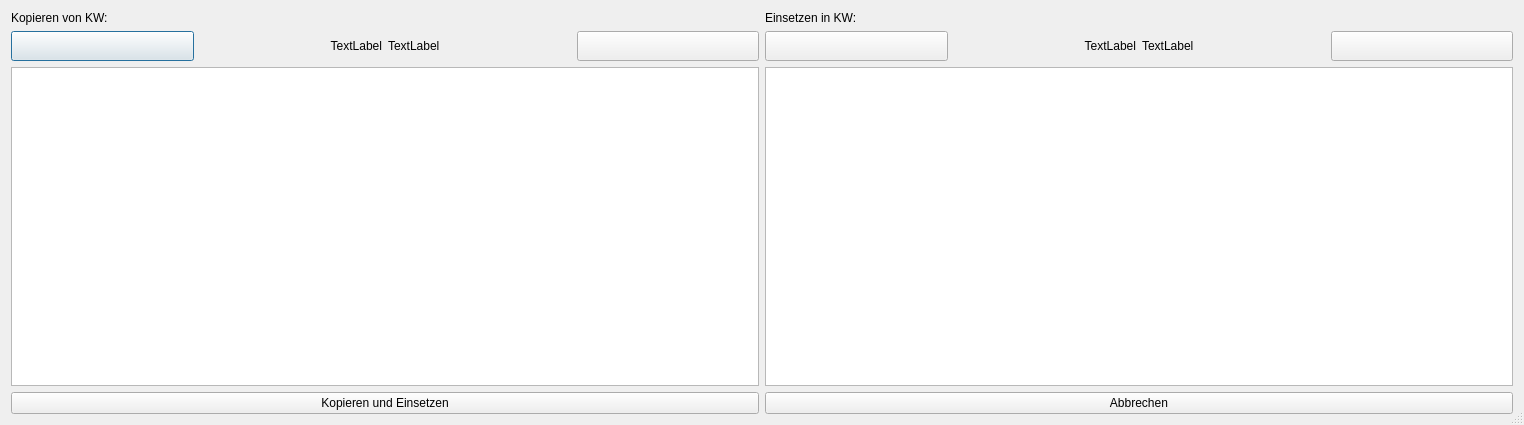
<?xml version="1.0" encoding="UTF-8"?>
<ui version="4.0">
 <class>Dialog</class>
 <widget class="QDialog" name="Dialog">
  <property name="geometry">
   <rect>
    <x>0</x>
    <y>0</y>
    <width>1524</width>
    <height>425</height>
   </rect>
  </property>
  <property name="windowTitle">
   <string>Dialog</string>
  </property>
  <property name="sizeGripEnabled">
   <bool>true</bool>
  </property>
  <layout class="QGridLayout" name="gridLayout">
   <item row="0" column="0">
    <layout class="QVBoxLayout" name="verticalLayout_3">
     <item>
      <layout class="QHBoxLayout" name="horizontalLayout_3">
       <item>
        <layout class="QVBoxLayout" name="verticalLayout_2">
         <item>
          <widget class="QLabel" name="label">
           <property name="styleSheet">
            <string notr="true">font: 10pt &quot;MS Shell Dlg 2&quot;;</string>
           </property>
           <property name="text">
            <string>Kopieren von KW:</string>
           </property>
          </widget>
         </item>
         <item>
          <layout class="QHBoxLayout" name="horizontalLayout_2">
           <item>
            <widget class="QPushButton" name="pushButton_vor">
             <property name="minimumSize">
              <size>
               <width>0</width>
               <height>30</height>
              </size>
             </property>
             <property name="styleSheet">
              <string notr="true">font: 26pt &quot;MS Shell Dlg 2&quot;;</string>
             </property>
             <property name="text">
              <string/>
             </property>
             <property name="icon">
              <iconset>
               <normaloff>../../_Symbole/UsedSymbols/keyboard-left-arrow-button_icon-icons.com_72692.ico</normaloff>../../_Symbole/UsedSymbols/keyboard-left-arrow-button_icon-icons.com_72692.ico</iconset>
             </property>
            </widget>
           </item>
           <item>
            <widget class="QLabel" name="label_jahr">
             <property name="styleSheet">
              <string notr="true">font: 26pt &quot;MS Shell Dlg 2&quot;;</string>
             </property>
             <property name="text">
              <string>TextLabel</string>
             </property>
             <property name="alignment">
              <set>Qt::AlignRight|Qt::AlignTrailing|Qt::AlignVCenter</set>
             </property>
            </widget>
           </item>
           <item>
            <widget class="QLabel" name="te_KW">
             <property name="styleSheet">
              <string notr="true">font: 26pt &quot;MS Shell Dlg 2&quot;;</string>
             </property>
             <property name="text">
              <string>TextLabel</string>
             </property>
            </widget>
           </item>
           <item>
            <widget class="QPushButton" name="pushButton_weiter">
             <property name="minimumSize">
              <size>
               <width>0</width>
               <height>30</height>
              </size>
             </property>
             <property name="styleSheet">
              <string notr="true">font: 26pt &quot;MS Shell Dlg 2&quot;;</string>
             </property>
             <property name="text">
              <string/>
             </property>
             <property name="icon">
              <iconset>
               <normaloff>../../_Symbole/UsedSymbols/keyboard-right-arrow-button-1_icon-icons.com_72690.ico</normaloff>../../_Symbole/UsedSymbols/keyboard-right-arrow-button-1_icon-icons.com_72690.ico</iconset>
             </property>
            </widget>
           </item>
          </layout>
         </item>
        </layout>
       </item>
       <item>
        <layout class="QVBoxLayout" name="verticalLayout">
         <item>
          <widget class="QLabel" name="label_4">
           <property name="styleSheet">
            <string notr="true">font: 10pt &quot;MS Shell Dlg 2&quot;;</string>
           </property>
           <property name="text">
            <string>Einsetzen in KW:</string>
           </property>
          </widget>
         </item>
         <item>
          <layout class="QHBoxLayout" name="horizontalLayout">
           <item>
            <widget class="QPushButton" name="pushButton_vor_E">
             <property name="minimumSize">
              <size>
               <width>0</width>
               <height>30</height>
              </size>
             </property>
             <property name="styleSheet">
              <string notr="true">font: 26pt &quot;MS Shell Dlg 2&quot;;</string>
             </property>
             <property name="text">
              <string/>
             </property>
             <property name="icon">
              <iconset>
               <normaloff>../../_Symbole/UsedSymbols/keyboard-left-arrow-button_icon-icons.com_72692.ico</normaloff>../../_Symbole/UsedSymbols/keyboard-left-arrow-button_icon-icons.com_72692.ico</iconset>
             </property>
            </widget>
           </item>
           <item>
            <widget class="QLabel" name="label_jahr_E">
             <property name="styleSheet">
              <string notr="true">font: 26pt &quot;MS Shell Dlg 2&quot;;</string>
             </property>
             <property name="text">
              <string>TextLabel</string>
             </property>
             <property name="alignment">
              <set>Qt::AlignRight|Qt::AlignTrailing|Qt::AlignVCenter</set>
             </property>
            </widget>
           </item>
           <item>
            <widget class="QLabel" name="te_KW_E">
             <property name="styleSheet">
              <string notr="true">font: 26pt &quot;MS Shell Dlg 2&quot;;</string>
             </property>
             <property name="text">
              <string>TextLabel</string>
             </property>
            </widget>
           </item>
           <item>
            <widget class="QPushButton" name="pushButton_weiter_E">
             <property name="minimumSize">
              <size>
               <width>0</width>
               <height>30</height>
              </size>
             </property>
             <property name="styleSheet">
              <string notr="true">font: 26pt &quot;MS Shell Dlg 2&quot;;</string>
             </property>
             <property name="text">
              <string/>
             </property>
             <property name="icon">
              <iconset>
               <normaloff>../../_Symbole/UsedSymbols/keyboard-right-arrow-button-1_icon-icons.com_72690.ico</normaloff>../../_Symbole/UsedSymbols/keyboard-right-arrow-button-1_icon-icons.com_72690.ico</iconset>
             </property>
            </widget>
           </item>
          </layout>
         </item>
        </layout>
       </item>
      </layout>
     </item>
     <item>
      <layout class="QHBoxLayout" name="horizontalLayout_4">
       <item>
        <widget class="QTableWidget" name="tableWidget_copy"/>
       </item>
       <item>
        <widget class="QTableWidget" name="tableWidget_E"/>
       </item>
      </layout>
     </item>
     <item>
      <layout class="QHBoxLayout" name="horizontalLayout_5">
       <item>
        <widget class="QPushButton" name="pushButton_copy">
         <property name="styleSheet">
          <string notr="true">font: 10pt &quot;MS Shell Dlg 2&quot;;</string>
         </property>
         <property name="text">
          <string>Kopieren und Einsetzen</string>
         </property>
         <property name="icon">
          <iconset>
           <normaloff>../../_Symbole/UsedSymbols/copyblackinterfacesymboloftwopapersheets_79854.ico</normaloff>../../_Symbole/UsedSymbols/copyblackinterfacesymboloftwopapersheets_79854.ico</iconset>
         </property>
        </widget>
       </item>
       <item>
        <widget class="QPushButton" name="pushButton_abbrechen">
         <property name="styleSheet">
          <string notr="true">font: 10pt &quot;MS Shell Dlg 2&quot;;</string>
         </property>
         <property name="text">
          <string>Abbrechen</string>
         </property>
         <property name="icon">
          <iconset>
           <normaloff>../../_Symbole/UsedSymbols/closewindowapplication_cerca_ventan_2874.ico</normaloff>../../_Symbole/UsedSymbols/closewindowapplication_cerca_ventan_2874.ico</iconset>
         </property>
        </widget>
       </item>
      </layout>
     </item>
    </layout>
   </item>
  </layout>
 </widget>
 <resources/>
 <connections/>
</ui>
